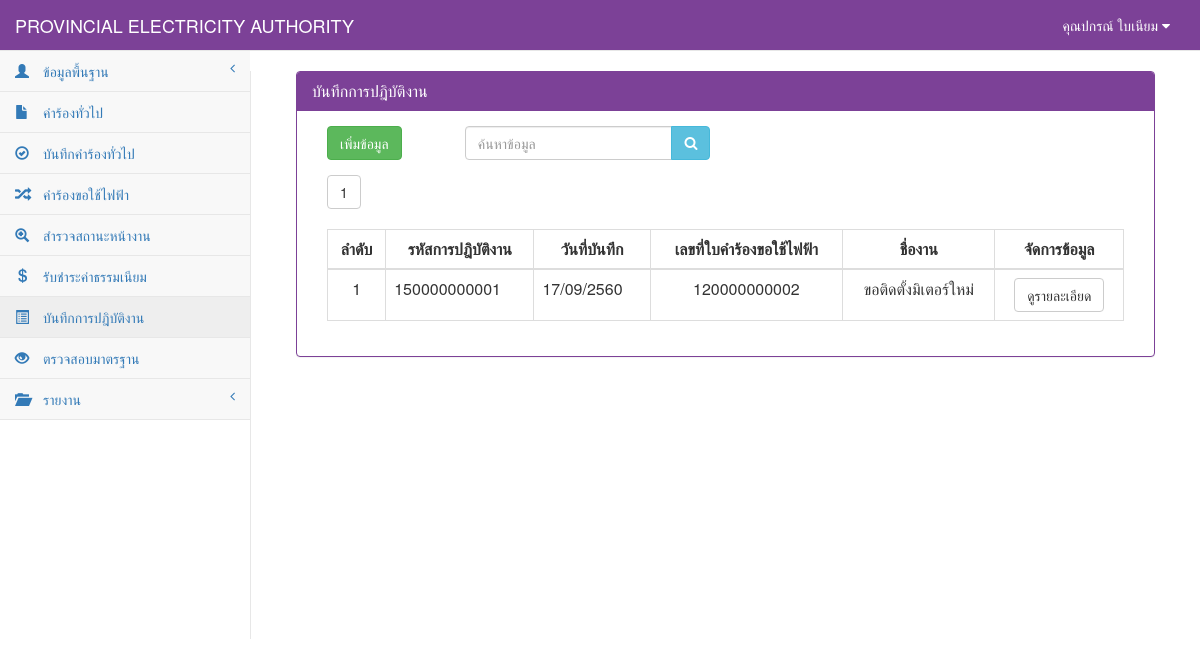
The page /work_show.php (signed in) on the database as committed earlier.
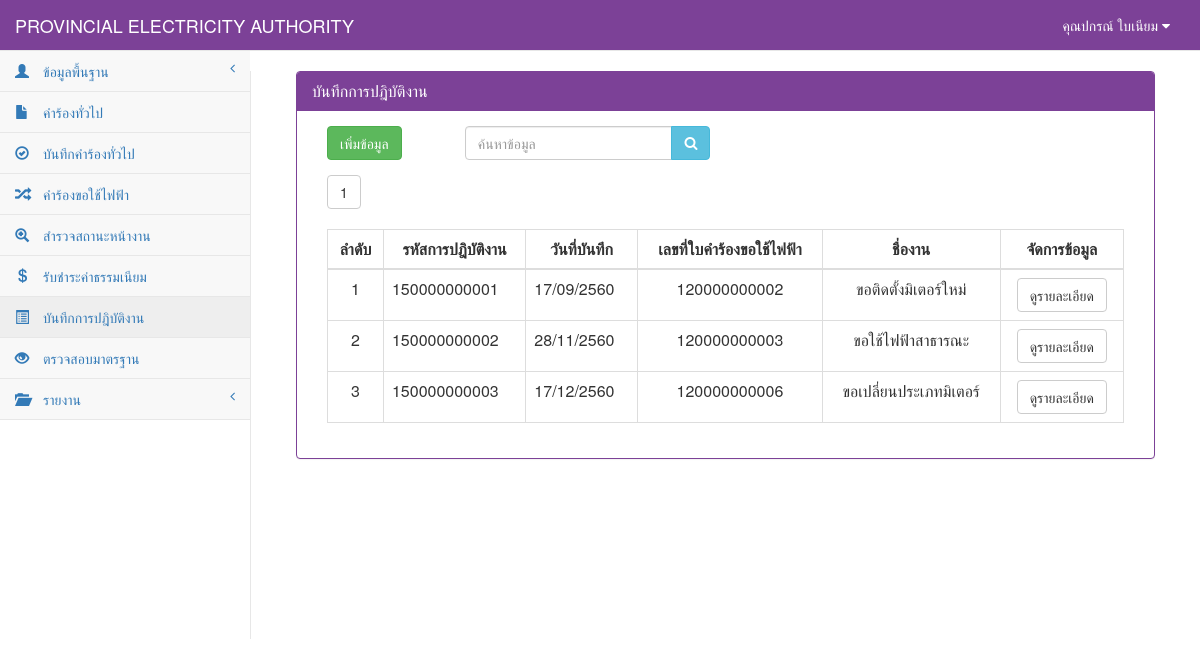
The same page on the database as committed later.
### tables this page shows
CREATE TABLE `tb_user` (
  `user_id` char(13) NOT NULL,
  `user_code` char(13) NOT NULL,
  `user_first` int(1) NOT NULL,
  `user_name` varchar(50) NOT NULL,
  `user_last` varchar(50) NOT NULL,
  `user_add` text NOT NULL,
  `user_tel` char(10) NOT NULL,
  `user_pos` int(1) NOT NULL,
  `user_pass` varchar(12) NOT NULL,
  PRIMARY KEY  (`user_id`)
);

CREATE TABLE `tb_work` (
  `work_id` char(12) NOT NULL,
  `work_date` date NOT NULL,
  `re_id` char(12) NOT NULL,
  PRIMARY KEY  (`work_id`)
);

CREATE TABLE `tb_electricity` (
  `re_id` char(12) NOT NULL,
  `re_date` date NOT NULL,
  `re_branch` varchar(50) NOT NULL,
  `user_id` char(13) NOT NULL,
  `cus_id` char(13) NOT NULL,
  `re_place_type` int(1) NOT NULL,
  `re_place_other` varchar(50) NOT NULL,
  `re_place_name` varchar(50) NOT NULL,
  `re_place_homeid` varchar(20) NOT NULL,
  `re_place_number` varchar(20) NOT NULL,
  `re_place_village` varchar(20) NOT NULL,
  `re_place_room` varchar(10) NOT NULL,
  `re_place_floor` varchar(5) NOT NULL,
  `re_place_alley` varchar(50) NOT NULL,
  `re_place_alleyway` varchar(50) NOT NULL,
  `re_place_road` varchar(50) NOT NULL,
  `re_place_villno` varchar(2) NOT NULL,
  `re_place_district` varchar(30) NOT NULL,
  `re_place_canton` varchar(30) NOT NULL,
  `re_place_province` varchar(30) NOT NULL,
  `re_place_post` varchar(10) NOT NULL,
  `re_place_tel` char(10) NOT NULL,
  `re_place_fax` char(10) NOT NULL,
  `re_place_email` varchar(30) NOT NULL,
  `re_place_service` varchar(10) NOT NULL,
  `re_contact_place` varchar(100) NOT NULL,
  `re_contact_homeid` varchar(20) NOT NULL,
  `re_contact_number` varchar(20) NOT NULL,
  `re_contact_village` varchar(20) NOT NULL,
  `re_contact_room` varchar(10) NOT NULL,
  `re_contact_floor` varchar(5) NOT NULL,
  `re_contact_alley` varchar(50) NOT NULL,
  `re_contact_alleyway` varchar(50) NOT NULL,
  `re_contact_road` varchar(50) NOT NULL,
  `re_contact_villno` varchar(2) NOT NULL,
  `re_contact_district` varchar(30) NOT NULL,
  `re_contact_canton` varchar(30) NOT NULL,
  `re_contact_province` varchar(30) NOT NULL,
  `re_contact_post` varchar(10) NOT NULL,
  `re_contact_tel` char(10) NOT NULL,
  `re_contact_fax` char(10) NOT NULL,
  `re_contact_email` varchar(30) NOT NULL,
  `re_want_type` int(2) NOT NULL,
  `re_want_other` varchar(100) NOT NULL,
  `re_detail` varchar(100) NOT NULL,
  `re_use_type` int(1) NOT NULL,
  `re_use_other` varchar(255) NOT NULL,
  `re_dateset` date NOT NULL,
  `re_keep_type` int(1) NOT NULL,
  `re_keep_name` varchar(255) NOT NULL,
  `re_keep_homeid` varchar(20) NOT NULL,
  `re_keep_number` varchar(20) NOT NULL,
  `re_keep_village` varchar(20) NOT NULL,
  `re_keep_room` varchar(20) NOT NULL,
  `re_keep_floor` varchar(5) NOT NULL,
  `re_keep_alley` varchar(50) NOT NULL,
  `re_keep_alleyway` varchar(50) NOT NULL,
  `re_keep_road` varchar(50) NOT NULL,
  `re_keep_villno` varchar(2) NOT NULL,
  `re_keep_district` varchar(30) NOT NULL,
  `re_keep_canton` varchar(30) NOT NULL,
  `re_keep_province` varchar(30) NOT NULL,
  `re_keep_post` varchar(10) NOT NULL,
  `re_keep_tel` char(10) NOT NULL,
  `re_keep_fax` char(10) NOT NULL,
  `re_keep_email` varchar(30) NOT NULL,
  `re_picture` varchar(255) NOT NULL,
  `re_status` int(1) NOT NULL,
  PRIMARY KEY  (`re_id`)
);

### connect_db.php (called while the page is built, shortened)
<?php
$dbname="pea";
$limit=10;
?>

### work_show.php (the view, shortened to what this page needs)
<?php
include "connect_db.php";
?>
<!DOCTYPE html>
<html>
<head>
    <link href="vendor/bootstrap/css/bootstrap.css" rel="stylesheet">
    <link href="vendor/metisMenu/metisMenu.css" rel="stylesheet">
    <link href="dist/css/sb-admin-2.css" rel="stylesheet">
    <link href="vendor/font-awesome/css/font-awesome.css" rel="stylesheet" type="text/css">
</head>
<body>
<?php include "header.php";?>
<?php
    include"sidebar.php";
?>
    <div id="page-wrapper">
        <div class="col-sm-12 ">
            <div class="panel panel-primary">
                <div class="panel-heading">
                    <h2 class="panel-title">บันทึกการปฎิบัติงาน</h2>
                </div>
            <div class="panel-body">
            <div class="col-sm-2">
                    <a href="work_new.php"><input type="button" value="เพิ่มข้อมูล" class="btn  btn-success"></a>
            </div>
            <div class="col-sm-4">
                <form name="frmSearch" method="POST">
                    <div class="form-group input-group">
                        <input type="search" name="search" class="form-control" placeholder="ค้นหาข้อมูล">
                        <span class="input-group-btn">
                            <button class="btn btn-info" type="submit" style="height:34px;"><i class="fa fa-search"></i></button>
                        </span>
                    </div>
                </form>
            </div>
            <div class="col-sm-12">
                <div class="table-responsive">
                    <?php
                    function Dateim($mydate) {
                        $d = split("-", $mydate);
                        $mydate = $d[2] . "/" . $d[1] . "/" . ($d[0] + 543);
                        return "$mydate";
                    }
                        $sql_all_rows="select * from tb_work order by work_id";
                        $result_all_rows=mysql_db_query($dbname,$sql_all_rows);
                        $rows=mysql_num_rows($result_all_rows);
                        $total_page=ceil($rows/$limit);
                        if($_GET[start]==""){ $start="1"; }else{ $start=$_GET[start]; }
                    ?>
                    <?php
                    for($i=1;$i<=$total_page;$i++){
                            if($start==$i){
                                    echo "<a href='work_show.php?start=".$i."&limit=".$limit."'><button class='btn btn-default '>".$i."</button></a>&nbsp;";
                            }else{
                                    echo "<a href='work_show.php?start=".$i."&limit=".$limit."' c><button class='btn btn-default active'>".$i."</button></a>&nbsp;";
                            }
                    }
                    ?> <br><br>
                    <table width="100%" class="table table-bordered table-hover">
                        <thead>
                            <tr>
                                <th class=" text-center" >ลำดับ</th>
                                <th class=" text-center" >รหัสการปฎิบัติงาน</th>
                                <th class=" text-center" >วันที่บันทึก</th>
                                <th class=" text-center" >เลขที่ใบคำร้องขอใช้ไฟฟ้า</th>
                                <th class=" text-center" >ชื่องาน</th>
                                <th class=" text-center">จัดการข้อมูล</th>
                            </tr>
                        </thead>
                            <tbody>
                            <?php
                                $n=0;
                                if($_GET[start]=="" || $_GET[start]=="1"){
                                        $page="0";
                                }else{
                                        $page=($_GET[start]-1)*$limit;
                                }
                                $sql="select * from tb_work,tb_electricity where work_id like '%".$_POST[search]."%'
                                    and tb_work.re_id=tb_electricity.re_id  limit $page,$limit ";
                                $result=mysql_db_query($dbname,$sql);
                                    if(mysql_num_rows($result)>0){
                                        while($array=mysql_fetch_array($result)){
                                            $n++;
                                            if ($array[re_want_type] == 0) {
                                                $want = "ขอติดตั้งมิเตอร์ใหม่";
                                            } elseif ($array[re_want_type] == 1) {
                                                $want = "ขอตัดฝากมิเตอร์โดยไม่ใช้ไฟฟ้า";
                                            } elseif ($array[re_want_type] == 2) {
                                                $want = "ขอต่อกลับการใช้ไฟฟ้า";
                                            } elseif ($array[re_want_type] == 3) {
                                                $want = "ขอเพื่มขนาดมิเตอร์/อุปกรณ์ประกอบ";
                                            } elseif ($array[re_want_type] == 4) {
                                                $want = "ขอเปลี่ยนประเภทมิเตอร์";
                                            } elseif ($array[re_want_type] == 5) {
                                                $want = "ขอหยุดซ่อมแซมเครื่องจักรประจำปี";
                                            } elseif ($array[re_want_type] == 6) {
                                                $want = "ขอใช้ไฟฟ้าชั่วคราวแบบเหมาจ่าย";
                                            } elseif ($array[re_want_type] == 7) {
                                                $want = "ขอติดตั้งไฟฟ้าชั่วคราว";
                                            } elseif ($array[re_want_type] == 8) {
                                                $want = "ขอตัดฝากมิเตอร์ใช้เพื่อแสงสว่างไม่ลด CT";
                                            } elseif ($array[re_want_type] == 9) {
                                                $want = "ขอยกเลิกเลิกการใช้ไฟฟ้า";
                                            } elseif ($array[re_want_type] == 10) {
                                                $want = "ชอลดขนาดมิเตอร์/อุปกรณ์ประกอบ";
                                            } elseif ($array[re_want_type] == 11) {
                                                $want = "ขอใช้ไฟฟ้าสาธารณะ";
                                            } elseif ($array[re_want_type] == 12) {
                                                $want = "ขอตัดมิเตอร์ใช้เพื่อแสงสว่างลด CT";
                                            } elseif ($array[re_want_type] == 13) {
                                                $want = "ขอย้ายจุดติดตั้งมิเตอร์/อุปกรณ์ประกอบ";
                                            } elseif ($array[re_want_type] == 14) {
                                                $want = "ขอเปลี่ยนมิเตอร์กรณีชำรุด";
                                            } elseif ($array[re_want_type] == 15) {
                                                $want = "ขอใช้ไฟฟ้าตู้โทรศัพท์ต่อตรง";
                                            } elseif ($array[re_want_type] == 16) {
                                                $want = $array[re_place_other];
                                            }
                            ?>
                                    <tr>
                                        <td class="text-center"><?=$n?></td>
                                            <td><?=$array[work_id]?></td>
                                            <td><?= Dateim($array[work_date]); ?></td>
                                            <td class="text-center"><?=$array[re_id]?></td>
                                            <td class="text-center"><?=$want?></td>
                                            <td align="center">
                                                <div class="btn-group">
                                                    <a class="btn btn-default" href="work_detail.php?work_id=<?=$array[work_id]?>">ดูรายละเอียด</a>
                                                </div>
                                            </td>
                                    </tr>
                                    <?php
                                    }
                                        }else{
                                    ?>
                                    <tr><td colspan="7" align="center">ไม่พบข้อมูล</td></tr>
                                    <?
                                            }
                                    ?>
                            </tbody>
                    </table>
                </div>
            </div>
        </div>
        </div>
    </div>
</div>
</body>
</html>

### header.php (shortened to what this page needs)
<?php
$sqluser="select *from tb_user where user_id='".$_SESSION[loginid]."'";
$reuser=mysql_db_query($dbname,$sqluser);
$user=mysql_fetch_array($reuser);
?>
<nav style="background-color:#7c4197;" class="navbar navbar-default navbar-static-top" role="navigation" style="margin-bottom: 0" >
            <div class="navbar-header" >
                <a class="navbar-brand" style="color: White" href="index.php">PROVINCIAL ELECTRICITY AUTHORITY</a>
            </div>
            <ul class="nav navbar-top-links navbar-right" >
                 <li class="dropdown">
                     <a style="color: White" class="dropdown-toggle" data-toggle="dropdown" href="#">
                        คุณ<?=$user[user_name]?> <?=$user[user_last]?>
                        <i class="fa fa-caret-down"></i>
                    </a>
                </li>
            </ul>

### sidebar.php (shortened to what this page needs)
<?php
if($user[user_pos]==0){
?>
            <div class="navbar-default sidebar" role="navigation">
                <div class="sidebar-nav navbar-collapse">
                    <ul class="nav" id="side-menu">
                        <li>
                            <a href="#"><i class="hidden-xs showopacity glyphicon glyphicon-user">&nbsp;</i>ข้อมูลพื้นฐาน<span class="fa arrow"></span></a>
                            <ul class="nav nav-second-level">
                                <li><a href="user_show.php" >ข้อมูลเจ้าหน้าที่</a></li>
                                <li><a href="customer_show" >ข้อมูลผู้ใช้บริการ</a></li>
                                <li><a href="meter_show" >ข้อมูลประเภทมิเตอร์</a></li>
                            </ul>
                            <li>
                            <a href="#"><i class="hidden-xs showopacity glyphicon glyphicon-folder-open">&nbsp;</i>รายงาน<span class="fa arrow"></span></a>
                            <ul class="nav nav-second-level">
                                <li><a href="#.php" >คำร้องทั่วไป</a></li>
                                <li><a href="#.php" >บันทึกคำร้องทั่วไป</a></li>
                                <li><a href="#.php" >คำร้องขอใช้ไฟฟ้า</a></li>
                                <li><a href="#" >สำรวจสถานะหน้างาน</a></li>
                            </ul>
                        </li>
                        </li>
                    </ul>
                </div>
            </div>
<?php }else{ ?>
            <div class="navbar-default sidebar" role="navigation">
                <div class="sidebar-nav navbar-collapse">
                    <ul class="nav" id="side-menu">
                        <li>
                            <a href="#"><i class="hidden-xs showopacity glyphicon glyphicon-user">&nbsp;</i>ข้อมูลพื้นฐาน<span class="fa arrow"></span></a>
                        </li>
                        <li><a href="requestGeneral_show.php"><i class="hidden-xs showopacity glyphicon glyphicon-file">&nbsp;</i>คำร้องทั่วไป</a></li>
                        <li><a href="StatusGeneral.php"><i class="hidden-xs showopacity glyphicon glyphicon-ok-circle">&nbsp;</i>บันทึกคำร้องทั่วไป</a></li>
                        <li><a href="RequestElectricity_show.php"><i class="hidden-xs showopacity glyphicon glyphicon-random">&nbsp;</i>คำร้องขอใช้ไฟฟ้า</a></li>
                        <li><a href="StatusElectricity.php"><i class="hidden-xs showopacity glyphicon glyphicon-zoom-in">&nbsp;</i>สำรวจสถานะหน้างาน</a></li>
                        <li><a href="fee_show.php"><i class="hidden-xs showopacity glyphicon glyphicon-usd">&nbsp;</i>รับชำระค่าธรรมเนียม</a></li>
                        <li><a href="work_show.php"><i class="hidden-xs showopacity glyphicon glyphicon-list-alt">&nbsp;</i>บันทึกการปฎิบัติงาน</a></li>
                        <li><a href="investigate_show.php"><i class="hidden-xs showopacity glyphicon glyphicon-eye-open">&nbsp;</i>ตรวจสอบมาตรฐาน</a></li>
                        <li>
                            <a href="#"><i class="hidden-xs showopacity glyphicon glyphicon-folder-open">&nbsp;</i>รายงาน<span class="fa arrow"></span></a>
                        </li>
                    </ul>
                </div>
            </div>
<?php } ?>
        </nav>

Rows that differ between the two databases and show on the page:
added tb_work: work_id "150000000002", work_date "28/11/2560", re.re_id "120000000003", re.re_want_type "ขอใช้ไฟฟ้าสาธารณะ"
added tb_work: work_id "150000000003", work_date "17/12/2560", re.re_id "120000000006", re.re_want_type "ขอเปลี่ยนประเภทมิเตอร์"
